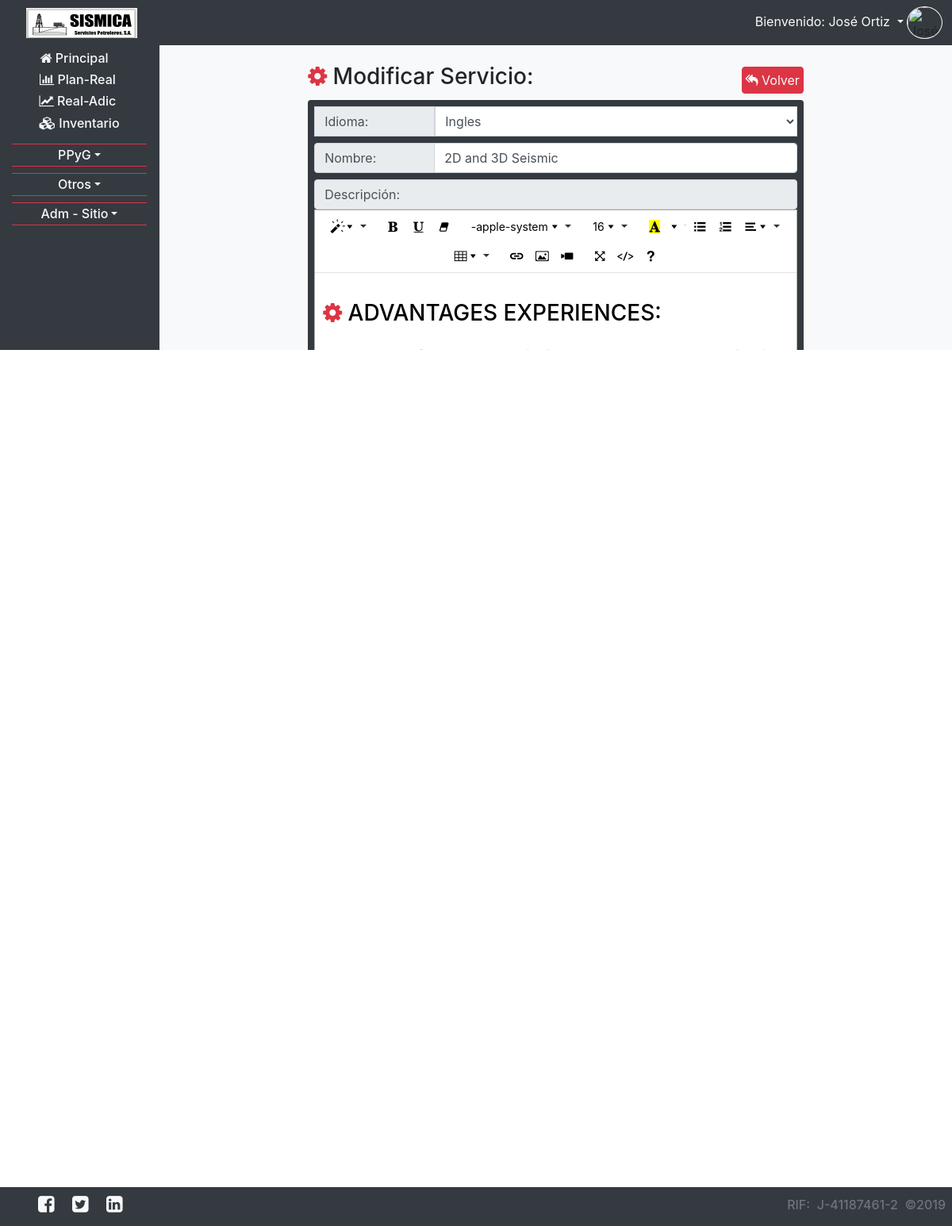
The page /CRUD_portada_serv.php?NA_Accion=actualizar&NA_Id=37 (signed in) on the database its author committed.
### tables this page shows
CREATE TABLE `usuarios` (
  `ID` int(11) NOT NULL,
  `CEDULA` varchar(20) NOT NULL,
  `CORREO` varchar(200) NOT NULL,
  `CONTRASENA` varchar(200) NOT NULL,
  `NOMBRE` varchar(200) NOT NULL,
  `APELLIDO` varchar(200) NOT NULL,
  `CARGO` varchar(200) NOT NULL,
  `OFICINA` varchar(200) NOT NULL,
  `TELEFONO` varchar(200) NOT NULL,
  `ACTIVO` varchar(20) NOT NULL,
  `FECHA_NACIMIENTO` date NOT NULL,
  `FECHA_INGRESO` date NOT NULL,
  `NUMERO_DE_EMPLEADO` int(11) NOT NULL,
  `CONECTADO` varchar(2) NOT NULL
);

CREATE TABLE `portada` (
  `ID` int(11) NOT NULL,
  `IDIOMA` varchar(30) NOT NULL,
  `TIPO` varchar(100) NOT NULL,
  `NOMBRE` text NOT NULL,
  `DESCRIPCION` text NOT NULL,
  `FOTO` varchar(200) NOT NULL,
  `DESCRIPCION_CORTA` text NOT NULL,
  `FOTO_CARRUSEL` varchar(200) NOT NULL
);

### php_require/obtiene_usuario.php (called while the page is built, shortened)
<?php
$usuario_correo=$_SESSION["usuario"];
$consulta="SELECT
			`usuarios`.`CARGO` AS CARGO,
			`usuarios`.`NOMBRE` AS NOMBRE,
			`usuarios`.`APELLIDO` AS APELLIDO,
			`descripcion_de_cargos`.`TIPO_DEPARTAMENTO` AS TIPO_DEPARTAMENTO,
			`descripcion_de_cargos`.`SUPERVISADO` AS SUPERVISADO,
			`descripcion_de_cargos`.`DEPARTAMENTO` AS DEPARTAMENTO
			FROM `descripcion_de_cargos` INNER JOIN `usuarios` ON
			`descripcion_de_cargos`.`CARGO`=`usuarios`.`CARGO`
			WHERE `usuarios`.`CORREO`='$usuario_correo'";
$resultado=mysqli_query($conexion,$consulta);
while(($fila=mysqli_fetch_array($resultado))==true){
	$usuario_nombre=$fila["NOMBRE"] . " " . $fila["APELLIDO"];
}
?>

### CRUD_portada_serv.php (the view, shortened to what this page needs)
<?php
	require ("php_require/conexion.php");
	require("php_require/obtiene_usuario.php");
	$consulta="SELECT * FROM `portada` WHERE `TIPO`='SERVICIO' ORDER BY `NOMBRE`";
	$resultados=mysqli_query($conexion,$consulta);
?>
<!doctype html>
<html>
<head>
	<?php require("php_require/head.php"); ?>
</head>
<body>
	<?php require("php_require/nav_usuarios.php") ?>
	<section class="container-fluid px-5 mt-2 mb-5">
		<?php
		if(isset($_GET["NA_Accion"])){
			if($_GET["NA_Accion"]=="insertar"){
		?>
			<div class="col-md-12 col-lg-9 mx-auto">
				<div class="row mt-4 align-items-center">
					<div class="col-md-9 mb-1">
						<h3 class="text-center text-md-left" title="Insertar nuevo Servicio en el Portal"><span class="text-danger fa fa-cog fa-spin "></span> Insertar Servicio:</h3>
					</div>
					<div class="col-md-3 text-center text-md-right mb-1">
						<a href="CRUD_portada_serv.php" class="btn btn-danger text-light p-1"><span class="fa fa-reply-all"></span> Volver</a>
					</div>
				</div>
				<form action="CRUD_portada_serv.php" method="post" class="text-center bg-dark p-2 rounded" enctype="multipart/form-data">
					<input type="hidden" name="CRUD" id="CRUD" value="C">
					<div class="input-group mb-2">
						<div class="col-md-3 p-0 m-0">
							<span class="input-group-text rounded-0 w-100">Idioma:</span>
						</div>
						<select class="form-control col-md-9 p-0 m-0 px-2 rounded-0" name="idioma" id="idioma" required autocomplete="off" title="Indique El Idioma">
							<option></option>
							<?php
								$consulta="SELECT `IDIOMA` FROM `portada` GROUP BY `IDIOMA` ORDER BY `IDIOMA`";
								$resultados=mysqli_query($conexion,$consulta);
								while(($fila=mysqli_fetch_array($resultados))==true){
									echo "<option>" . $fila['IDIOMA'] . "</option>";
								}
							?>
						</select>
					</div>
					<div class="input-group">
						<div class="input-group-prepend mb-2 w-25">
							<span class="input-group-text w-100">Nombre:</span>
						</div>
						<input type="text" class="form-control col mb-2" name="nombre" id="nombre" placeholder="introduzca el nombre del nuevo Servicio" required autocomplete="off" title="introduzca el nombre del nuevo Servicio">
					</div>
					<div class="input-group mb-2">
						<span class="input-group-text w-100">Descripción:</span>
						<textarea class="form-control col mb-2" name="descripcion" id="descripcion" required></textarea>
						<script>
							$(document).ready(function() {
								$('#descripcion').summernote({
									placeholder: 'Indique la descripción del servicio',
									tabsize: 1,
									height: 250
								});
							});
						</script>
					</div>
					<div class="text-center bg">
						<span class="input-group-text mb-1">Adjunte su Foto (en formato png y máximo 4 MegaBytes)</span>
					</div>
					<input type='file' name='foto' id='foto' class="mb-2 w-100 bg-light text-dark p-2 rounded" required title="Adjunte su Foto (en formato png y máximo 4 MegaBytes)">
					<div class="input-group mb-2">
						<span class="input-group-text w-100">Descripción Corta:</span>
						<textarea class="form-control col mb-2" name="descripcion_corta" id="descripcion_corta" required></textarea>
						<script>
							$(document).ready(function() {
								$('#descripcion_corta').summernote({
									placeholder: 'Indique la descripción corta del servicio',
									tabsize: 1,
									height: 150
								});
							});
						</script>
					</div>
					<div class="text-center bg">
						<span class="input-group-text mb-1">Adjunte su Foto de Carrusel (en formato png y máximo 4 MegaBytes)</span>
					</div>
					<input type='file' name='foto_carrusel' id='foto_carrusel' class="mb-2 w-100 bg-light text-dark p-2 rounded" required title="Adjunte su Foto (en formato png y máximo 4 MegaBytes)">
					<div class="m-auto">
						<a href="CRUD_portada_serv.php" class="btn btn-danger text-light"><span class="fa fa-reply-all"></span> Volver</a>&nbsp;&nbsp;&nbsp;&nbsp;&nbsp;&nbsp;<input type="submit" value="Insertar Nuevo Renglón &raquo;" class="btn btn-danger">
					</div>
				</form>
			</div>
		<?php
			}else if($_GET["NA_Accion"]=="actualizar"){
				$id_a_actualizar=$_GET["NA_Id"];
				$consulta="SELECT * FROM `portada` WHERE `ID`='$id_a_actualizar'";
				$resultados=mysqli_query($conexion,$consulta);
				while(($fila=mysqli_fetch_array($resultados))==true){
					$datos_a_actualizar['ID']=$fila['ID'];
					$datos_a_actualizar['IDIOMA']=$fila['IDIOMA'];
					$datos_a_actualizar['NOMBRE']=$fila['NOMBRE'];
					$datos_a_actualizar['DESCRIPCION']=$fila['DESCRIPCION'];
					$datos_a_actualizar['FOTO']=$fila['FOTO'];
					$datos_a_actualizar['DESCRIPCION_CORTA']=$fila['DESCRIPCION_CORTA'];
					$datos_a_actualizar['FOTO_CARRUSEL']=$fila['FOTO_CARRUSEL'];
				}
		?>
			<div class="col-md-12 col-lg-9 mx-auto">
				<div class="row mt-4 align-items-center">
					<div class="col-md-9 mb-1">
						<h3 class="text-center text-md-left" title="Modificar Servicio"><span class="text-danger fa fa-cog fa-spin "></span> Modificar Servicio:</h3>
					</div>
					<div class="col-md-3 text-center text-md-right mb-1">
						<a href="CRUD_portada_serv.php" class="btn btn-danger text-light p-1"><span class="fa fa-reply-all"></span> Volver</a>
					</div>
				</div>
				<form action="CRUD_portada_serv.php" method="post" class="text-center bg-dark p-2 rounded" enctype="multipart/form-data">
					<div class="input-group mb-2">
						<div class="col-md-3 p-0 m-0">
							<span class="input-group-text rounded-0 w-100">Idioma:</span>
						</div>
						<select class="form-control col-md-9 p-0 m-0 px-2 rounded-0" name="idioma" id="idioma" required autocomplete="off" title="Indique El Idioma">
							<option><?php echo $datos_a_actualizar['IDIOMA']; ?></option>
						</select>
					</div>
					<div class="input-group">
						<div class="input-group-prepend mb-2 w-25">
							<span class="input-group-text w-100">Nombre:</span>
						</div>
						<input type="text" class="form-control col mb-2" name="nombre" id="nombre" placeholder="Modifique el nombre del nuevo Servicio" required autocomplete="off" title="Modifique el nombre del nuevo Servicio" value="<?php echo $datos_a_actualizar['NOMBRE']; ?>">
					</div>
					<div class="input-group mb-2">
						<span class="input-group-text w-100">Descripción:</span>
					</div>
				</form>
			</div>
		<?php
			}else{
		?>
				<META HTTP-EQUIV="Refresh" CONTENT="0; URL=CRUD_portada_serv.php">
		<?php
			}
		}
		?>
	</section>
	<?php require("php_require/footer2.php"); ?>
</body>
</html>

### php_require/nav_usuarios.php (shortened to what this page needs)
<nav class="navbar navbar-expand-md navbar-dark bg-dark fixed-top py-0 pl-1 pr-2 my-0">
	<a class="navbar-text" style="width: 150px; margin-left: 2%;" href="zona_principal.php">
		<div id="amazingslider-wrapper-1" style="max-width:140px; height:38px; margin:0px auto 0px; border:#000 0px solid; overflow:hidden; background-color:transparent">
			<div id="amazingslider-1" style="margin:0 auto;">
			</div>
		</div>
	</a>
	<div class="collapse navbar-collapse" id="navbarsExample04">
		<ul class="navbar-nav ml-auto mr-1 py-2">
			<li class="nav-item dropdown">
				<a class="dropdown-toggle text-light" href="" id="dropdown05" data-toggle="dropdown" aria-haspopup="true" aria-expanded="false" title="Mostrar opciones de usuario">
					<?php echo "Bienvenido: $usuario_nombre"; ?></span>
				</a>
				<div class="d-none d-md-inline">
					<img src="fotos_del_personal/<?php echo $usuario_correo; ?>.png" class="imgFit border border-light rounded-circle" style="height: 41px; width: 45px;" title="<?php echo $usuario_nombre; ?>">
				</div>
			</li>
		</ul>
	</div>
</nav>
<section class="container-fluid pt-2 mt-5 mb-5 bg-dark">
	<div class="row">
		<aside class="col-0 col-md-2 d-none d-md-inline-block bg-dark pre-scrollable">
			<?php require("php_require/menu_lateral.php") ?>
		</aside>
		<div class="col-12 col-md-10 border-left border-dark bg-light pre-scrollable">

### rows shown on the page
usuarios: usuario_nombre "José Ortiz"
portada: idioma "Ingles", nombre "2D and 3D Seismic"

### other values the page prints
$departamentos_i[0] "PPyG"
$fila['DESCRIPCION'] "J-41187461-2"
